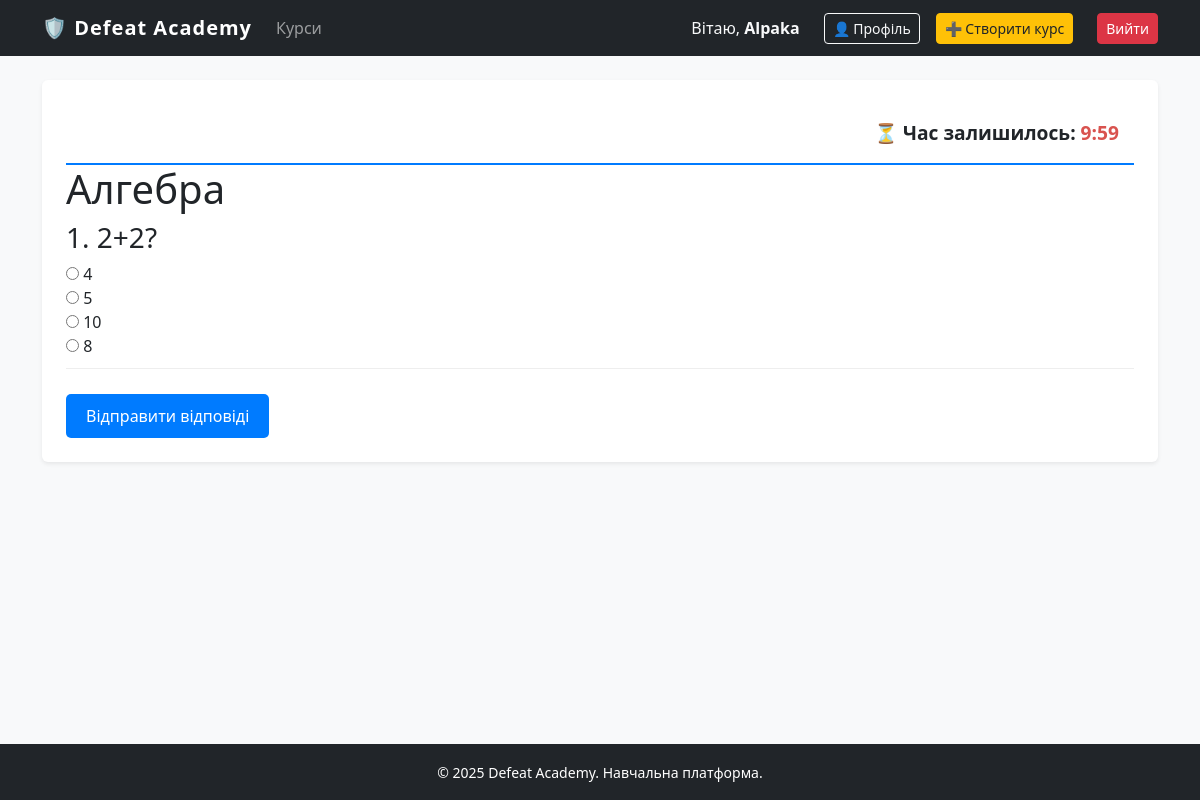
/test/2/57/ (signed in), run on the app's committed database.
### academy/models.py (models this page shows, shortened)
class Test(models.Model):
    course = models.ForeignKey(Course, on_delete=models.CASCADE)
    name = models.CharField(max_length=200)
    max_score = models.PositiveIntegerField(default=100)
    duration = models.PositiveIntegerField(default=20, help_text='Хв')

class Question(models.Model):
    test = models.ForeignKey(Test, on_delete=models.CASCADE, related_name='questions')
    text = models.CharField(max_length=1000)

class Choice(models.Model):
    question = models.ForeignKey(Question, on_delete=models.CASCADE, related_name='choices')
    text = models.CharField(max_length=500)
    is_correct = models.BooleanField(default=False)

### academy/views.py (the view)
# urls.py: path('test/<int:course_id>/<int:test_id>/', views.test, name='test'),
@login_required
def test(request, course_id, test_id):
    test = get_object_or_404(Test, id=test_id, course__id=course_id)
    session_key = f'test_start_time_{request.user.id}_{test.id}'
    if request.method == 'POST':
        if session_key in request.session:
            del request.session[session_key]
        score = 0
        total_questions = test.questions.count()
        for question in test.questions.all():
            selected_choice_id = request.POST.get(f'question_{question.id}')
            if selected_choice_id:
                choice = Choice.objects.filter(id=selected_choice_id).first()
                if choice and choice.is_correct:
                    score += 1
        if total_questions > 0:
            percentage = (score / total_questions) * 100
        else:
            percentage = 0
        Result.objects.create(
            test=test, user=request.user, score=score, percentage=percentage
        )
        return render(request, 'academy/test.html', {
            'test': test,
            'score': score,
            'total_questions': total_questions,
            'percentage': round(percentage, 1),
            'show_results': True,
        })
    else:
        if session_key not in request.session:
            request.session[session_key] = time.time()
        start_time = request.session[session_key]
        elapsed_time = time.time() - start_time
        total_duration_seconds = test.duration * 60
        seconds_left = total_duration_seconds - elapsed_time
        if seconds_left < 0:
            seconds_left = 0
        context = {
            'test': test,
            'seconds_left': int(seconds_left)  # Передаємо це в шаблон
        }
        return render(request, 'academy/test.html', context)

### academy/templates/academy/test.html (shortened to what this page needs)
{% extends 'academy/base.html' %}
{% block content %}
{% if show_results %}
    <div style="background-color: #d4edda; color: #155724; padding: 20px; border-radius: 5px;">
        <h2>Тест завершено!</h2>
        <p>Ваш результат: <strong>{{ score }}</strong> з {{ total_questions }}</p>
        <p>Оцінка: <strong>{{ percentage }}%</strong></p>
        <a href="{% url 'academy:course' test.course.id %}">⬅️ Повернутися до курсу</a>
    </div>
{% else %}
    <div id="timer-box" style="position: sticky; top: 0; background: white; padding: 15px; border-bottom: 2px solid #007bff; text-align: right; font-weight: bold; font-size: 1.2em; z-index: 100;">
        ⏳ Час залишилось: <span id="time-display" style="color: #d9534f;"></span>
    </div>
    <h1>{{ test.name }}</h1>
    <form id="quiz-form" action="" method="post">
        {% for question in test.questions.all %}
        <div class="question-block" style="margin-bottom: 25px; border-bottom: 1px solid #eee; padding-bottom: 10px;">
            <h3>{{ forloop.counter }}. {{ question.text }}</h3>
            {% for choice in question.choices.all %}
            <div>
                <label>
                    <input type="radio" name="question_{{ question.id }}" value="{{ choice.id }}">
                    {{ choice.text }}
                </label>
            </div>
            {% endfor %}
        </div>
        {% empty %}
        <p>Питань немає.</p>
        {% endfor %}
        {% if test.questions.exists %}
        <button type="submit" style="padding: 10px 20px; font-size: 16px; background-color: #007bff; color: white; border: none; border-radius: 5px; cursor: pointer;">
            Відправити відповіді
        </button>
        {% endif %}
    </form>
{% endif %}
{% endblock content %}

### academy/templates/academy/base.html (shortened to what this page needs)
<!DOCTYPE html>
<html lang="uk">
<head>
    <link href="https://cdn.jsdelivr.net/npm/bootstrap@5.3.0/dist/css/bootstrap.min.css" rel="stylesheet">
</head>
<body>
    <nav class="navbar navbar-expand-lg navbar-dark bg-dark mb-4">
        <div class="container">
            <a class="navbar-brand" href="{% url 'academy:index' %}">🛡️ Defeat Academy</a>
            <div class="collapse navbar-collapse" id="navbarNav">
                <ul class="navbar-nav me-auto">
                    <li class="nav-item">
                        <a class="nav-link" href="{% url 'academy:courses' %}">Курси</a>
                    </li>
                </ul>
                <div class="d-flex align-items-center gap-3">
                    {% if user.is_authenticated %}
                        <span class="text-light me-2">Вітаю, <strong>{{ user.username }}</strong></span>
                        <a href="{% url 'academy:profile' %}" class="btn btn-outline-light btn-sm">👤 Профіль</a>
                        <a href="{% url 'academy:create_course' %}" class="btn btn-warning btn-sm text-dark me-2">➕ Створити курс</a>
                        <form action="{% url 'users:logout' %}" method="post" style="margin: 0;">
                            <button type="submit" class="btn btn-danger btn-sm">Вийти</button>
                        </form>
                    {% else %}
                        <a href="{% url 'users:login' %}" class="btn btn-outline-light btn-sm">Увійти</a>
                        <a href="{% url 'users:register' %}" class="btn btn-primary btn-sm">Реєстрація</a>
                    {% endif %}
                </div>
            </div>
        </div>
    </nav>
    <main class="container main-content">
        <div class="bg-white p-4 rounded shadow-sm">
            {% block content %}
            {% endblock content %}
        </div>
    </main>
    <footer class="bg-dark text-white text-center py-3 mt-4">
        <div class="container">
            <small>&copy; 2025 Defeat Academy. Навчальна платформа.</small>
        </div>
    </footer>
</body>
</html>

### academy/templates/academy/base.html (style rules this page uses)
body { background-color: #f8f9fa; min-height: 100vh; display: flex; flex-direction: column; }
.main-content { flex: 1; }
.navbar-brand { font-weight: bold; letter-spacing: 1px; }

### data on the page
Test: name "Алгебра"
Question: text "2+2?"
Choice: text "4"
Choice: text "5"
Choice: text "10"
Choice: text "8"

### other printed values
{{ user.username }} "Alpaka"
